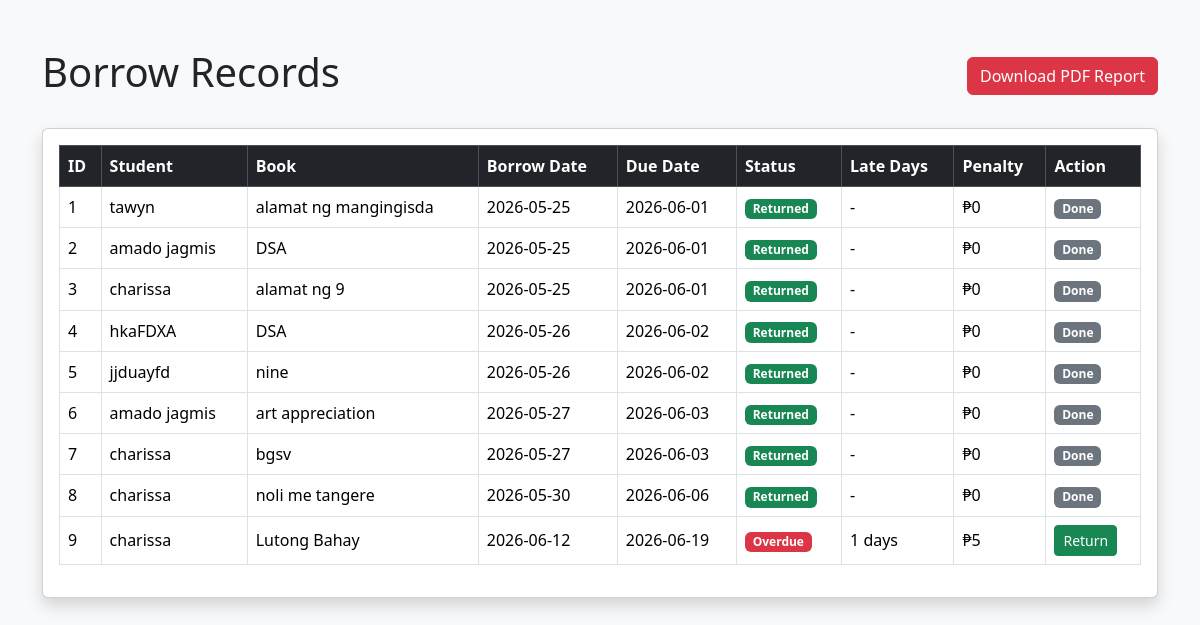
Before: /borrow_records (signed in) with the older database file.
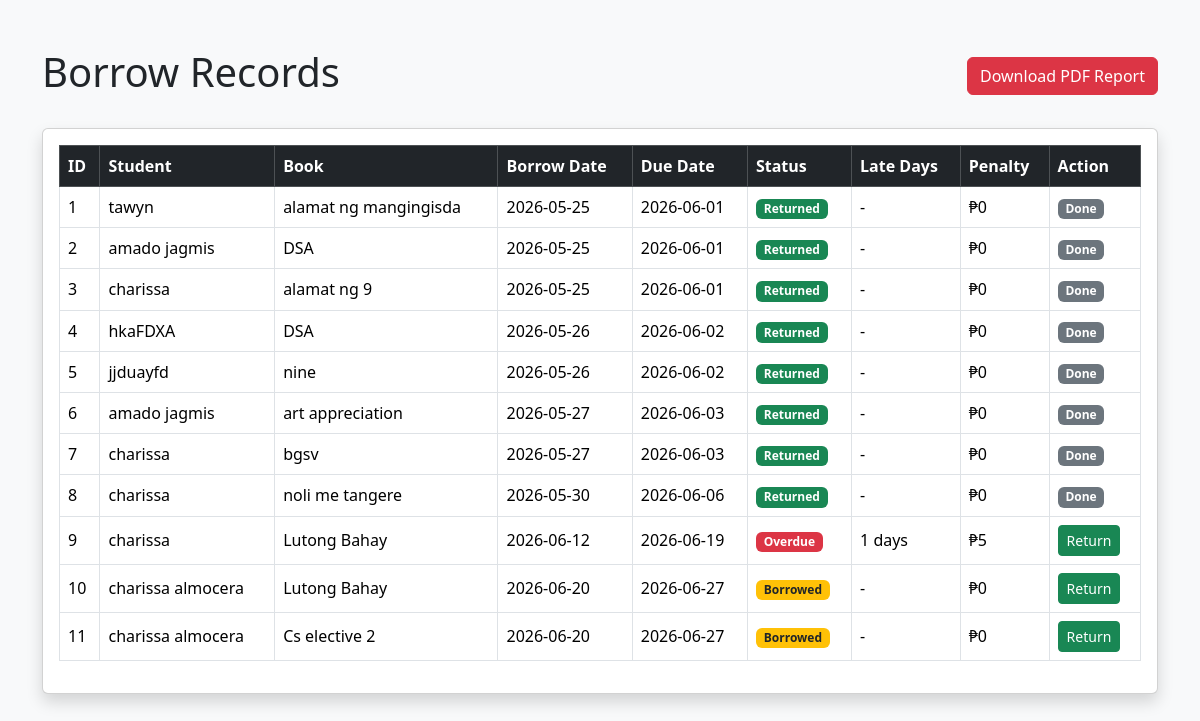
After: the same page with the newer database file.
### tables this page shows
CREATE TABLE borrow_books (
    id INTEGER PRIMARY KEY AUTOINCREMENT,
    student_name TEXT NOT NULL,
    book_id INTEGER NOT NULL,
    book_title TEXT NOT NULL,
    borrow_date TEXT NOT NULL,
    due_date TEXT NOT NULL,
    status TEXT NOT NULL
);

### app.py (the view)
@app.route('/borrow_records')
@login_required
def borrow_records():
    conn = sqlite3.connect('database.db')
    cursor = conn.cursor()
    cursor.execute("SELECT * FROM borrow_books")
    records = cursor.fetchall()
    conn.close()
    current_date = datetime.now()
    updated_records = []
    for record in records:
        due_date = datetime.strptime(record[5], '%Y-%m-%d')
        late_days = 0
        penalty = 0
        status = record[6]
        if (
            current_date > due_date
            and status == 'Borrowed'
        ):
            late_days = (
                current_date - due_date
            ).days
            penalty = late_days * 5
            status = 'Overdue'
        updated_records.append({
            'id': record[0],
            'student': record[1],
            'book': record[3],
            'borrow_date': record[4],
            'due_date': record[5],
            'status': status,
            'late_days': late_days,
            'penalty': penalty
        })
    return render_template(
        'borrow_records.html',
        records=updated_records
    )

### app.py (called while the page is built)
def login_required(f):
    @wraps(f)
    def decorated_function(*args, **kwargs):
        if 'user_id' not in session:
            return redirect('/login')
        return f(*args, **kwargs)
    return decorated_function

### templates/borrow_records.html (shortened to what this page needs)
<!DOCTYPE html>
<html>
<head>
    <link href="https://cdn.jsdelivr.net/npm/bootstrap@5.3.3/dist/css/bootstrap.min.css" rel="stylesheet">
</head>
<body class="bg-light">
<div class="container mt-5">
    <div class="d-flex justify-content-between align-items-center mb-4">
        <h1>Borrow Records</h1>
        <a href="/generate_report" class="btn btn-danger">
            Download PDF Report
        </a>
    </div>
    <div class="card shadow p-3">
        <table class="table table-bordered table-hover align-middle">
            <thead class="table-dark">
                <tr>
                    <th>ID</th>
                    <th>Student</th>
                    <th>Book</th>
                    <th>Borrow Date</th>
                    <th>Due Date</th>
                    <th>Status</th>
                    <th>Late Days</th>
                    <th>Penalty</th>
                    <th>Action</th>
                </tr>
            </thead>
            <tbody>
                {% for record in records %}
                <tr>
                    <td>{{ record.id }}</td>
                    <td>{{ record.student }}</td>
                    <td>{{ record.book }}</td>
                    <td>{{ record.borrow_date }}</td>
                    <td>{{ record.due_date }}</td>
                    <td>
                        {% if record.status == 'Overdue' %}
                        <span class="badge bg-danger">
                            Overdue
                        </span>
                        {% elif record.status == 'Returned' %}
                        <span class="badge bg-success">
                            Returned
                        </span>
                        {% else %}
                        <span class="badge bg-warning text-dark">
                            Borrowed
                        </span>
                        {% endif %}
                    </td>
                    <td>
                        {% if record.late_days > 0 %}
                            {{ record.late_days }} days
                        {% else %}
                            -
                        {% endif %}
                    </td>
                    <td>
                        {% if record.penalty > 0 %}
                            ₱{{ record.penalty }}
                        {% else %}
                            ₱0
                        {% endif %}
                    </td>
                    <td>
                        {% if record.status != 'Returned' %}
                        <a
                            href="/return_book/{{ record.id }}"
                            class="btn btn-success btn-sm"
                        >
                            Return
                        </a>
                        {% else %}
                        <span class="badge bg-secondary">
                            Done
                        </span>
                        {% endif %}
                    </td>
                </tr>
                {% endfor %}
            </tbody>
        </table>
    </div>
</div>
</body>
</html>

Changed rows visible on the page:
added borrow_books: id "10", student "charissa almocera", book "Lutong Bahay", borrow_date "2026-06-20", due_date "2026-06-27", status "Borrowed", shows "₱0"
added borrow_books: id "11", student "charissa almocera", book "Cs elective 2", borrow_date "2026-06-20", due_date "2026-06-27", status "Borrowed", shows "₱0"
